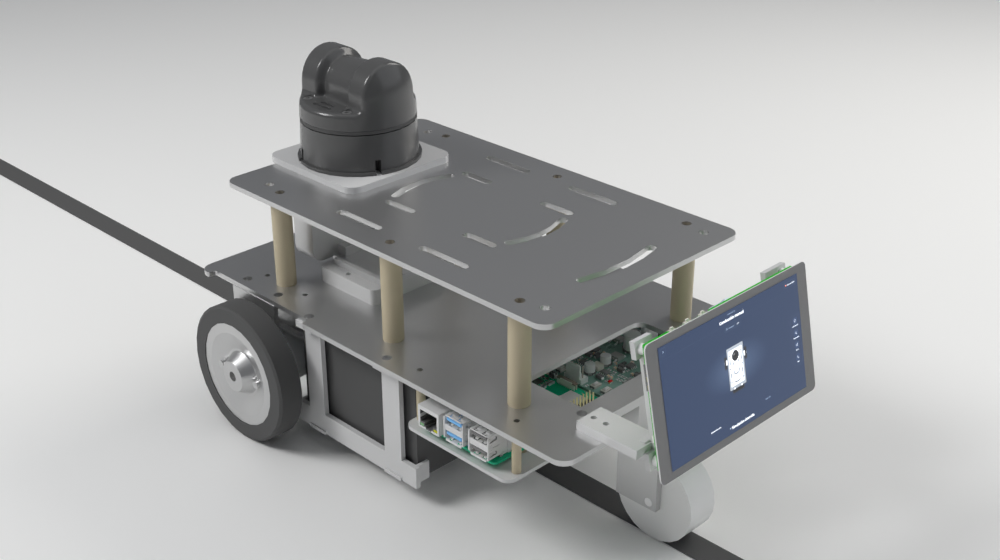
#> input picture _render/test_iso.png, 1000 x 560 px
$ python lidar_cinematic.py test_iso.png out.png
#> lines starting #> are read from the running program, lines starting #| are printed output that depends on the picture; after the words box and inside, x2 and y2 are one past the last pixel; in counts of white or black regions, pixels touching at a corner belong together
"""Cinematic LiDAR shot: dark grade of the Fusion render + 360° horizontal laser scan plane.

The render is an orthographic isometric view, so a horizontal circle projects to an
ellipse whose minor/major ratio is sin(35.26°) ≈ 0.577.
"""
import sys
import numpy as np
from PIL import Image, ImageFilter

src = sys.argv[1]
out = sys.argv[2]
rng = np.random.default_rng(11)

im = Image.open(src).convert('RGB')
#> im is the input picture: PIL image 1000x560 RGB; mean R, G, B 176.5, 177.5, 177.3
x0, y0, W = 1050, 80, 2375            # crop: LiDAR on the left third, 16:9
H = int(W * 9 / 16)
im = im.crop((x0, y0, x0 + W, y0 + H))
#> im: PIL image 2375x1335 RGB; every value is 0
a = np.asarray(im).astype(np.float32) / 255.0
#> a: shape (1335, 2375, 3) float32; every value is 0
lum = a @ np.array([0.299, 0.587, 0.114], dtype=np.float32)
#> lum: shape (1335, 2375) float32; every value is 0
yy, xx = np.mgrid[0:H, 0:W].astype(np.float32)

# ---------- scan-plane geometry (pixels, measured on the render) ----------
cx, cy = 667.0, 622.0     # LiDAR axis at the height of the scan window
R = 356.0                 # head radius on screen
K = 0.47                  # foreshortening of horizontal circles (measured on the render)

# sensor silhouette: the black plastic is much darker than the plate and background
dark = ((lum < 0.5) & (xx > 280) & (xx < 1060) & (yy > 180) & (yy < 1000)).astype(np.uint8) * 255
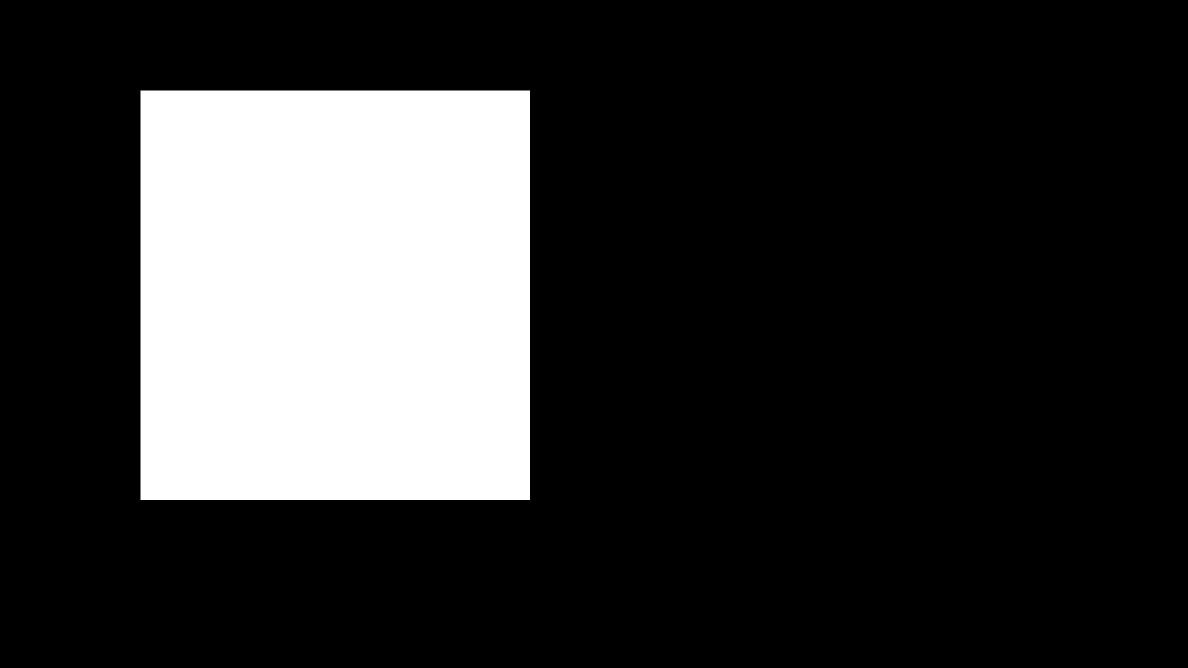
#> dark: shape (1335, 2375) (shown at 1/2 size); 20.1% white; 1 white region, box (x1, y1, x2, y2) and area: (281, 181, 1060, 1000) 638001
#> (the run stopped early here; a loop or call above may not have finished)
